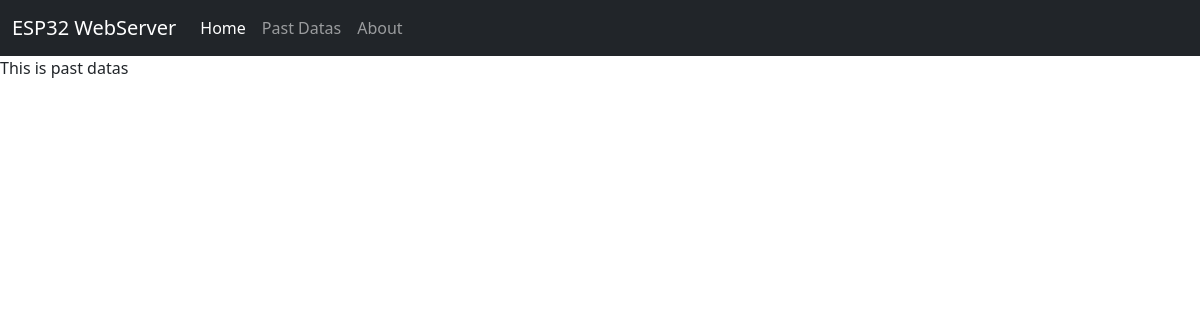
/pastdatas, run on an earlier commit of the app's database.
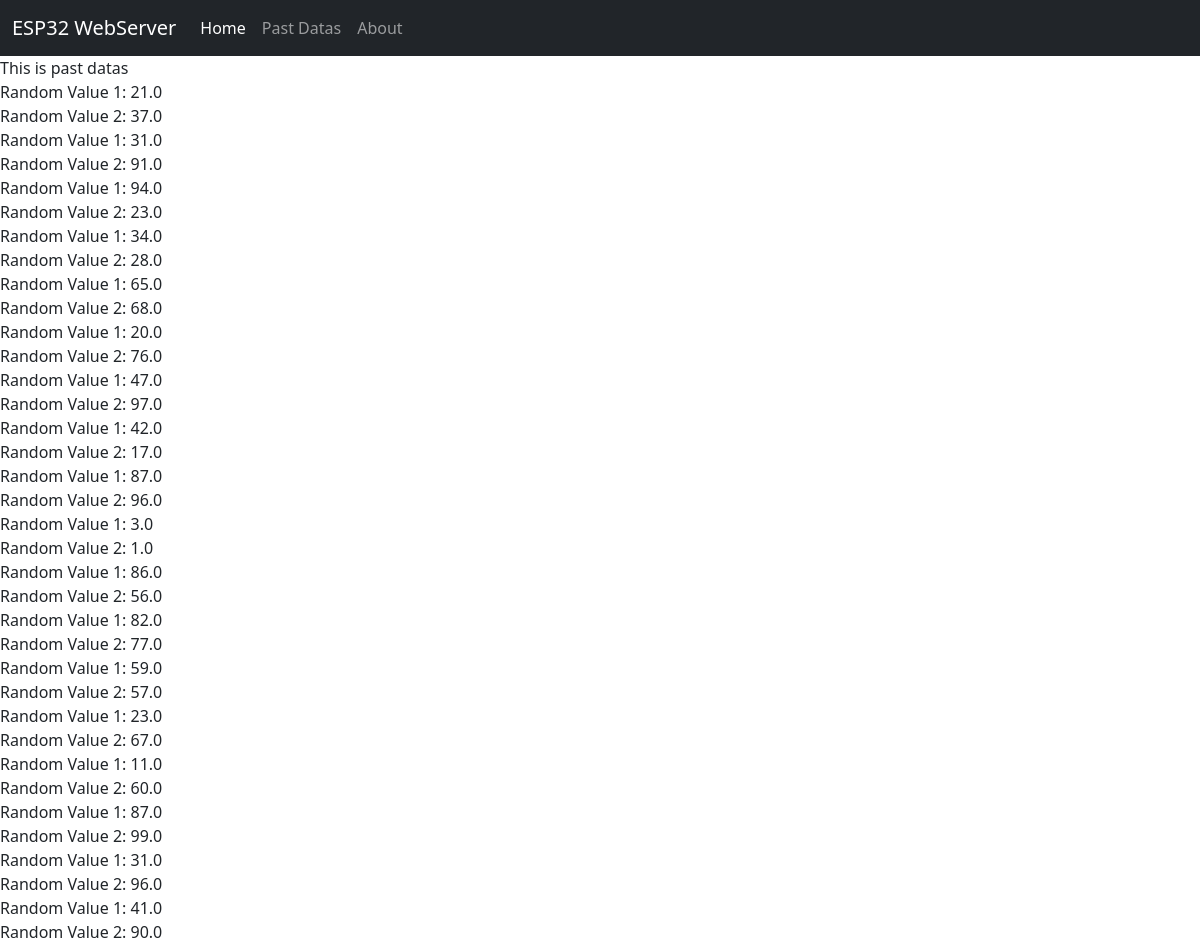
And on a later commit of the database.
### main/models.py (models this page shows)
class randomData(models.Model):
    random1 = models.IntegerField()
    random2 = models.IntegerField()
    created_at = models.DateTimeField(auto_now_add=True)

### main/views.py (the view)
# urls.py: path('pastdatas', views.pastdatas, name='pastdatas'),
def pastdatas(request):
    data = randomData.objects.all()
    sensor = {
    "sensor_value": data
}
    return render(request, 'pastdatas.html', sensor)

### Templates/pastdatas.html (shortened to what this page needs)
{% extends 'base.html' %}
{% block body %}This is past datas
<br>
{% for randomData in sensor_value %}
Random Value 1:  {{ randomData.random1}}
<br>
    Random Value 2:  {{ randomData.random2}}
<br>
{% endfor %}
{% endblock body %}

### Templates/base.html (shortened to what this page needs)
<!doctype html>
<html lang="en">
  <head>
    <link href="https://cdn.jsdelivr.net/npm/bootstrap@5.3.0/dist/css/bootstrap.min.css" rel="stylesheet">
  </head>
  <body>
    <nav class="navbar navbar-expand-lg navbar-dark bg-dark">
        <div class="container-fluid">
          <a class="navbar-brand" href="#">ESP32 WebServer</a>
          <div class="collapse navbar-collapse" id="navbarNavAltMarkup">
            <div class="navbar-nav">
              <a class="nav-link active" aria-current="page" href="/">Home</a>
              <a class="nav-link" href="/pastdatas">Past Datas</a>
              <a class="nav-link" href="/about">About</a>
            </div>
          </div>
        </div>
      </nav>
    {% block body %}{% endblock body %}
</body>
</html>

What changed in the data, as far as the page shows it:
added randomData: random1 "21.0", random2 "37.0"
added randomData: random1 "31.0", random2 "91.0"
added randomData: random1 "94.0", random2 "23.0"
added randomData: random1 "34.0", random2 "28.0"
added randomData: random1 "65.0", random2 "68.0"
added randomData: random1 "20.0", random2 "76.0"
added randomData: random1 "47.0", random2 "97.0"
added randomData: random1 "42.0", random2 "17.0"
added randomData: random1 "87.0", random2 "96.0"
added randomData: random1 "3.0", random2 "1.0"
added randomData: random1 "86.0", random2 "56.0"
added randomData: random1 "82.0", random2 "77.0"
added randomData: random1 "59.0", random2 "57.0"
added randomData: random1 "23.0", random2 "67.0"
added randomData: random1 "11.0", random2 "60.0"
added randomData: random1 "87.0", random2 "99.0"
added randomData: random1 "31.0", random2 "96.0"
added randomData: random1 "41.0", random2 "90.0"
